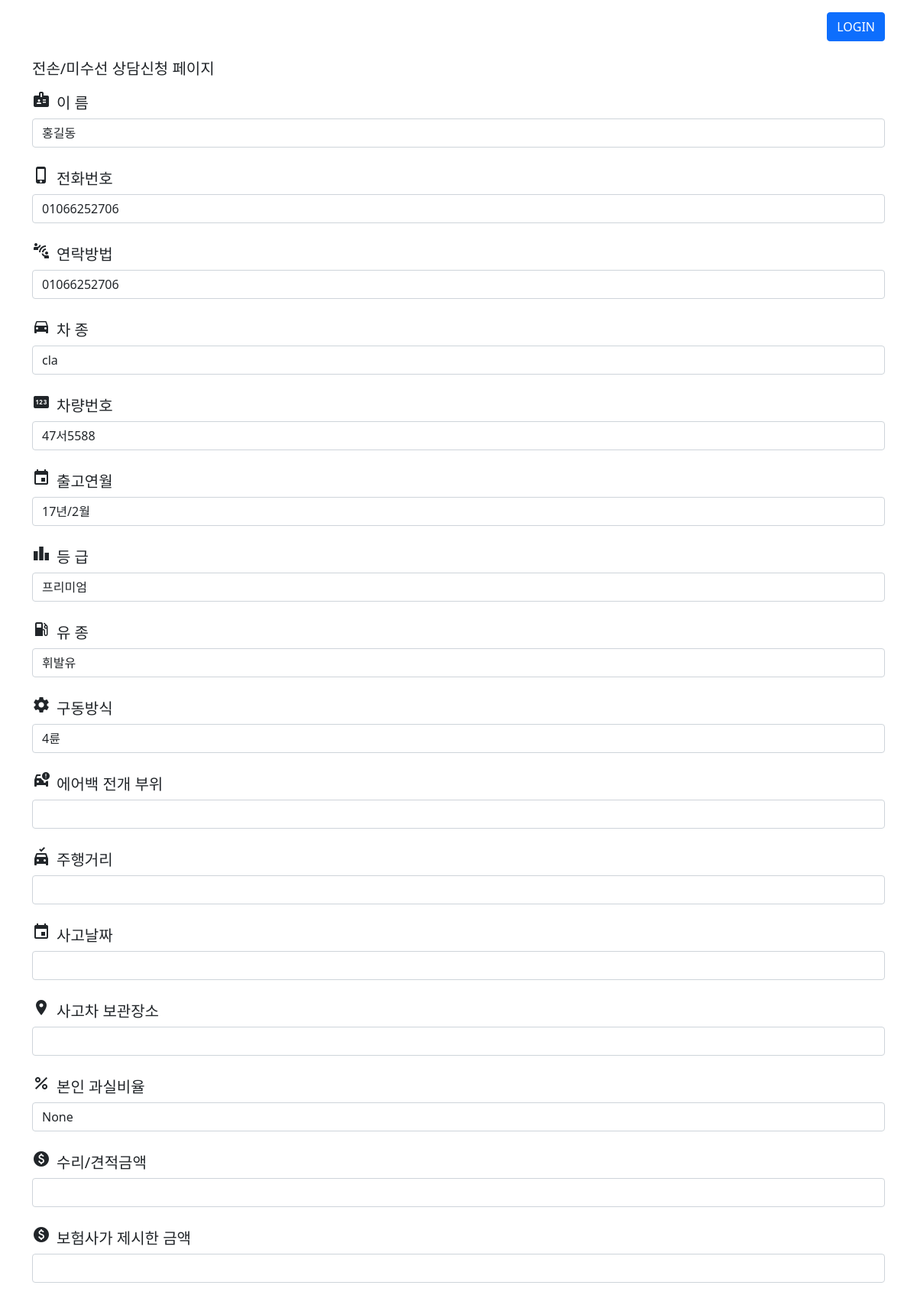
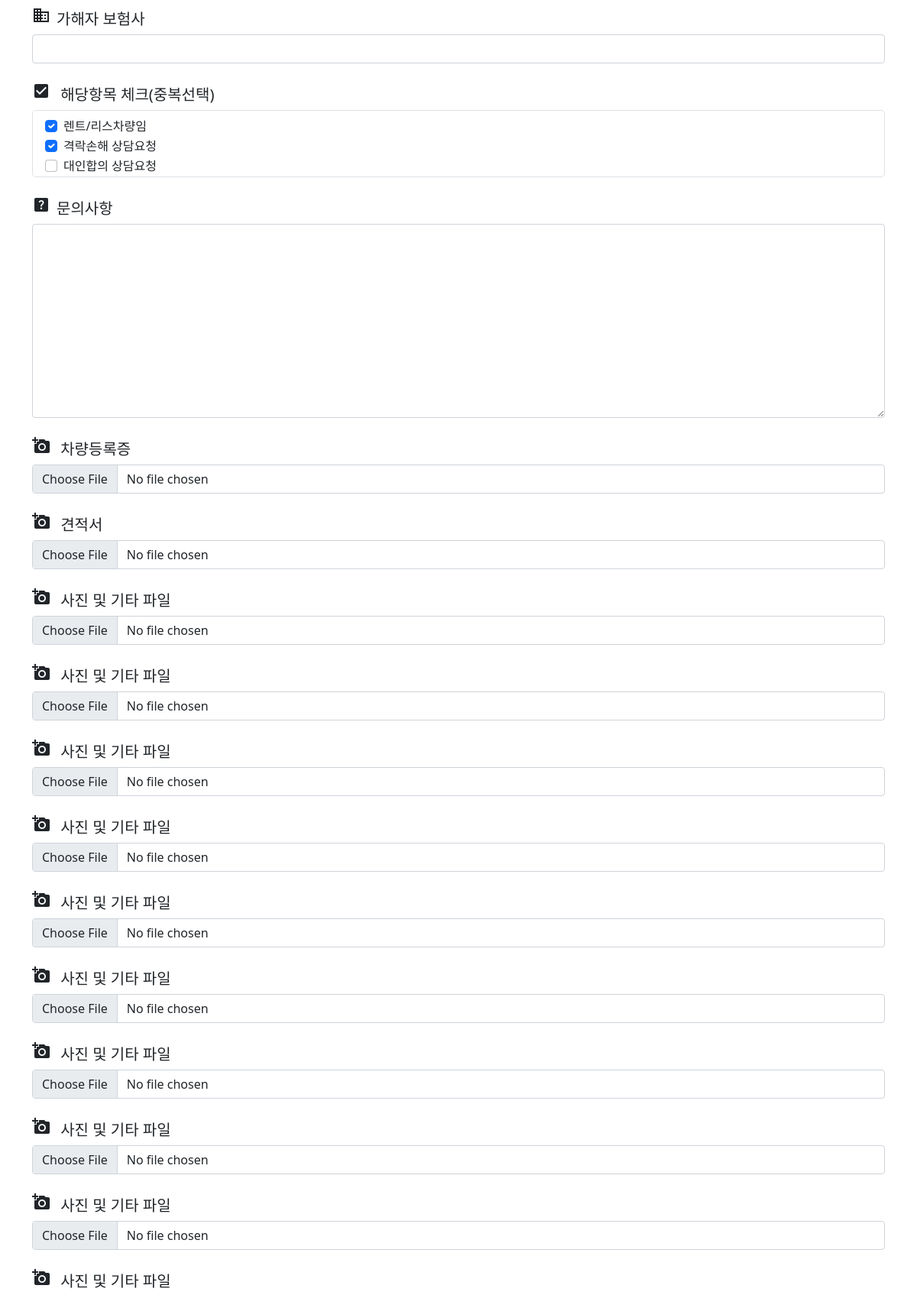
/posts/1/edit/ (upper part), run on the app's committed database (2 pictures, top to bottom).
### posts/models.py (models this page shows)
class Post(models.Model):
    created_at = models.DateTimeField()
    password = models.CharField(max_length=50, null=True)
    client = models.CharField(max_length=50, null=True)
    phoneNumber = models.CharField(max_length=50, null=True)
    contact = models.CharField(max_length=50, null=True)
    carModel = models.CharField(max_length=50, null=True)
    carNumber = models.CharField(max_length=50, null=True)
    birth = models.CharField(max_length=50, null=True)
    trim = models.CharField(max_length=50, null=True)
    fuel = models.CharField(max_length=50, null=True)
    driveType = models.CharField(max_length=50, null=True)
    airbag = models.CharField(max_length=50, null=True)
    mileage = models.CharField(max_length=50, null=True)
    eventDate = models.CharField(max_length=50, null=True)
    repairCost = models.CharField(max_length=50, null=True)
    proposedCompensation = models.CharField(max_length=50, null=True)
    insuranceCompany = models.CharField(max_length=50, null=True)
    faultRatio = models.CharField(max_length=50, null=True)
    location = models.CharField(max_length=50, null=True)
    others1 = models.CharField(max_length=50, null=True)
    others2 = models.CharField(max_length=50, null=True)
    others3 = models.CharField(max_length=50, null=True)
    note = models.CharField(max_length=500, null=True)
    addition = models.CharField(max_length=500, null=True)
    price = models.CharField(max_length=50, null=True)
    image1 = models.FileField(upload_to='posts', null=True)
    image2 = models.FileField(upload_to='posts', null=True)
    image3 = models.FileField(upload_to='posts', null=True)
    image4 = models.FileField(upload_to='posts', null=True)
    image5 = models.FileField(upload_to='posts', null=True)
    image6 = models.FileField(upload_to='posts', null=True)
    image7 = models.FileField(upload_to='posts', null=True)
    image8 = models.FileField(upload_to='posts', null=True)
    image9 = models.FileField(upload_to='posts', null=True)
    image10 = models.FileField(upload_to='posts', null=True)
    image11 = models.FileField(upload_to='posts', null=True)
    image12 = models.FileField(upload_to='posts', null=True)
    image13 = models.FileField(upload_to='posts', null=True)
    image14 = models.FileField(upload_to='posts', null=True)
    image15 = models.FileField(upload_to='posts', null=True)
    image16 = models.FileField(upload_to='posts', null=True)
    image17 = models.FileField(upload_to='posts', null=True)

### posts/views.py (the view)
# urls.py: path('<int:post_id>/edit/', views.edit, name="edit"),
def edit(request, post_id):
    post = Post.objects.get(id=post_id)
    context = {'post' : post}
    return render(request, 'posts/edit.html', context)

### posts/templates/posts/edit.html (shortened to what this page needs)
{% extends 'base.html' %}
{% load static %}
{% block content %}
    <div class="container">
        <h5 class="mb-3">전손/미수선 상담신청 페이지</h5>
        <form method="POST" action="{% url 'posts:update' post.id %}" enctype="multipart/form-data">
            <h5><span class="material-icons me-2">badge</span>이 름</h5>
            <input id="client" type="text" name="client" value="{{ post.client }}" class="form-control mb-4">
            <h5><span class="material-icons me-2">phone_iphone</span>전화번호</h5>
            <input id="phoneNumber" type="text" name="phoneNumber" value="{{ post.phoneNumber }}" class="form-control mb-4">
            <h5><span class="material-icons me-2">connect_without_contact</span>연락방법</h5>
            <input id="contact" type="text" name="contact" value="{{ post.contact }}" class="form-control mb-4">
            <h5><span class="material-icons me-2">directions_car</span>차 종</h5>
            <input id="carModel" type="text" name="carModel" value="{{ post.carModel }}" class="form-control mb-4">
            <h5><span class="material-icons me-2">pin</span>차량번호</h5>
            <input id="carNumber" type="text" name="carNumber" value="{{ post.carNumber }}" class="form-control mb-4">
            <h5><span class="material-icons me-2">event</span>출고연월</h5>
            <input id="birth" type="text" name="birth" value="{{ post.birth }}" class="form-control mb-4">
            <h5><span class="material-icons me-2">leaderboard</span>등 급</h5>
            <input id="trim" type="text" name="trim" value="{{ post.trim }}" class="form-control mb-4">
            <h5><span class="material-icons me-2">local_gas_station</span>유 종</h5>
            <input id="fuel" type="text" name="fuel" value="{{ post.fuel }}" class="form-control mb-4">
            <h5><span class="material-icons me-2">settings</span>구동방식</h5>
            <input id="driveType" type="text" name="driveType" value="{{ post.driveType }}" class="form-control mb-4">
            <h5><span class="material-icons me-2">car_crash</span>에어백 전개 부위</h5>
            <input id="airbag" type="text" name="airbag" value="{{ post.airbag }}" class="form-control mb-4">
            <h5><span class="material-icons me-2">no_crash</span>주행거리</h5>
            <input id="mileage" type="text" name="mileage" value="{{ post.mileage }}" class="form-control mb-4">
            <h5><span class="material-icons me-2">event</span>사고날짜</h5>
            <input id="eventDate" type="text" name="eventDate" value="{{ post.eventDate }}" class="form-control mb-4">
            <h5><span class="material-icons me-2">location_on</span>사고차 보관장소</h5>
            <input id="location" type="text" name="location" value="{{ post.location }}" class="form-control mb-4">
            <h5><span class="material-icons me-2">percent</span>본인 과실비율</h5>
            <input id="faultRatio" type="text" name="faultRatio" value="{{ post.faultRatio }}" class="form-control mb-4">
            <h5><span class="material-icons me-2">paid</span>수리/견적금액</h5>
            <input id="repairCost" type="text" name="repairCost" value="{{ post.repairCost }}" class="form-control mb-4">
            <h5><span class="material-icons me-2">paid</span>보험사가 제시한 금액</h5>
            <input id="proposedCompensation" type="text" name="proposedCompensation" value="{{ post.proposedCompensation }}" class="form-control mb-4">
            <h5><span class="material-icons me-2">business</span>가해자 보험사</h5>
            <input id="insuranceCompany" type="text" name="insuranceCompany" value="{{ post.insuranceCompany }}" class="form-control mb-4">
            <h5><span class="material-icons me-2">check_box</span> 해당항목 체크(중복선택)</h5>
            <div class="border rounded-3 mb-4">
                {% if post.others1 %}
                <div class="form-check mt-2 ms-3">
                    <input class="form-check-input" type="checkbox" value="확인" name="others1" id="others1" checked>
                    <label class="form-check-label" for="others1">렌트/리스차량임</label>
                </div>
                {% else %}
                <div class="form-check mt-2 ms-3">
                    <input class="form-check-input" type="checkbox" value="확인" name="others1" id="others1">
                    <label class="form-check-label" for="others1">렌트/리스차량임</label>
                </div>
                {% endif %}
                {% if post.others2 %}
                <div class="form-check ms-3">
                    <input class="form-check-input" type="checkbox" value="확인" name="others2" id="others2" checked>
                    <label class="form-check-label" for="others2">격락손해 상담요청</label>
                </div>
                {% else %}
                <div class="form-check ms-3">
                    <input class="form-check-input" type="checkbox" value="확인" name="others2" id="others2">
                    <label class="form-check-label" for="others2">격락손해 상담요청</label>
                </div>
                {% endif %}
                {% if post.others3 %}
                <div class="form-check ms-3">
                    <input class="form-check-input" type="checkbox" value="확인" name="others3" id="others3" checked>
                    <label class="form-check-label" for="others3">대인합의 상담요청</label>
                </div>
                {% else %}
                <div class="form-check ms-3">
                    <input class="form-check-input" type="checkbox" value="확인" name="others3" id="others3">
                    <label class="form-check-label" for="others3">대인합의 상담요청</label>
                </div>
                {% endif %}
            </div>
            <h5><span class="material-icons me-2">help_center</span>문의사항</h5>
            <textarea name="note" id="note" cols="30" rows="10" class="form-control mb-4">{{ post.note }}</textarea>
            <h5><span class="material-icons me-2">add_a_photo</span> 차량등록증</h5>
            <input type="file" class="form-control mb-4" name="image1" id="image1">
            <h5><span class="material-icons me-2">add_a_photo</span> 견적서</h5>
            <input type="file" class="form-control mb-4" name="image2" id="image2">
            <h5><span class="material-icons me-2">add_a_photo</span> 사진 및 기타 파일</h5>
            <input type="file" class="form-control mb-4" name="image3" id="image3">
            <h5><span class="material-icons me-2">add_a_photo</span> 사진 및 기타 파일</h5>
            <input type="file" class="form-control mb-4" name="image4" id="image4">
            <h5><span class="material-icons me-2">add_a_photo</span> 사진 및 기타 파일</h5>
            <input type="file" class="form-control mb-4" name="image5" id="image5">
            <h5><span class="material-icons me-2">add_a_photo</span> 사진 및 기타 파일</h5>
            <input type="file" class="form-control mb-4" name="image6" id="image6">
            <h5><span class="material-icons me-2">add_a_photo</span> 사진 및 기타 파일</h5>
            <input type="file" class="form-control mb-4" name="image7" id="image7">
            <h5><span class="material-icons me-2">add_a_photo</span> 사진 및 기타 파일</h5>
            <input type="file" class="form-control mb-4" name="image8" id="image8">
            <h5><span class="material-icons me-2">add_a_photo</span> 사진 및 기타 파일</h5>
            <input type="file" class="form-control mb-4" name="image9" id="image9">
            <h5><span class="material-icons me-2">add_a_photo</span> 사진 및 기타 파일</h5>
            <input type="file" class="form-control mb-4" name="image10" id="image10">
            <h5><span class="material-icons me-2">add_a_photo</span> 사진 및 기타 파일</h5>
            <input type="file" class="form-control mb-4" name="image11" id="image11">
            <h5><span class="material-icons me-2">add_a_photo</span> 사진 및 기타 파일</h5>
        </form>
    </div>
{% endblock %}

### data on the page
Post: client "홍길동", phoneNumber "01066252706", contact "01066252706", carModel "cla", carNumber "47서5588", birth "17년/2월", trim "프리미엄", fuel "휘발유", driveType "4륜", faultRatio "None"
